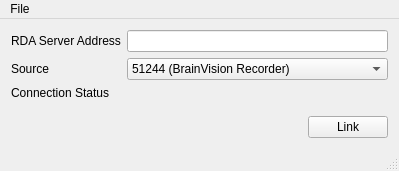
<?xml version="1.0" encoding="UTF-8"?>
<ui version="4.0">
 <class>MainWindow</class>
 <widget class="QMainWindow" name="MainWindow">
  <property name="geometry">
   <rect>
    <x>0</x>
    <y>0</y>
    <width>399</width>
    <height>171</height>
   </rect>
  </property>
  <property name="windowTitle">
   <string>BrainVision RDA Connector</string>
  </property>
  <widget class="QWidget" name="centralWidget">
   <layout class="QVBoxLayout" name="verticalLayout">
    <item>
     <layout class="QFormLayout" name="formLayout">
      <property name="fieldGrowthPolicy">
       <enum>QFormLayout::AllNonFixedFieldsGrow</enum>
      </property>
      <item row="0" column="0">
       <widget class="QLabel" name="label_4">
        <property name="text">
         <string>RDA Server Address</string>
        </property>
       </widget>
      </item>
      <item row="0" column="1">
       <widget class="QLineEdit" name="serverIP"/>
      </item>
      <item row="2" column="1">
       <widget class="QLabel" name="connectionStatus">
        <property name="text">
         <string/>
        </property>
       </widget>
      </item>
      <item row="2" column="0">
       <widget class="QLabel" name="label_2">
        <property name="text">
         <string>Connection Status</string>
        </property>
       </widget>
      </item>
      <item row="1" column="1">
       <widget class="QComboBox" name="cbPort">
        <property name="toolTip">
         <string>For now, only Recorder RDA is implemented. To implement RecView's would require significant surgery on this app.</string>
        </property>
        <item>
         <property name="text">
          <string>51244 (BrainVision Recorder)</string>
         </property>
        </item>
       </widget>
      </item>
      <item row="1" column="0">
       <widget class="QLabel" name="label">
        <property name="text">
         <string>Source</string>
        </property>
       </widget>
      </item>
     </layout>
    </item>
    <item>
     <layout class="QHBoxLayout" name="horizontalLayout">
      <item>
       <spacer name="horizontalSpacer">
        <property name="orientation">
         <enum>Qt::Horizontal</enum>
        </property>
        <property name="sizeHint" stdset="0">
         <size>
          <width>40</width>
          <height>20</height>
         </size>
        </property>
       </spacer>
      </item>
      <item>
       <widget class="QPushButton" name="linkButton">
        <property name="text">
         <string>Link</string>
        </property>
       </widget>
      </item>
     </layout>
    </item>
   </layout>
  </widget>
  <widget class="QMenuBar" name="menuBar">
   <property name="geometry">
    <rect>
     <x>0</x>
     <y>0</y>
     <width>399</width>
     <height>21</height>
    </rect>
   </property>
   <widget class="QMenu" name="menuFile">
    <property name="title">
     <string>File</string>
    </property>
    <addaction name="actionLoad_Configuration"/>
    <addaction name="actionSave_Configuration"/>
    <addaction name="separator"/>
    <addaction name="actionQuit_2"/>
   </widget>
   <addaction name="menuFile"/>
  </widget>
  <widget class="QStatusBar" name="statusBar"/>
  <action name="actionLoad_Configuration">
   <property name="text">
    <string>Load Configuration</string>
   </property>
  </action>
  <action name="actionSave_Configuration">
   <property name="text">
    <string>Save Configuration</string>
   </property>
  </action>
  <action name="actionQuit">
   <property name="text">
    <string>Quit</string>
   </property>
  </action>
  <action name="actionQuit_2">
   <property name="text">
    <string>Quit</string>
   </property>
  </action>
 </widget>
 <layoutdefault spacing="6" margin="11"/>
 <resources/>
 <connections/>
</ui>
